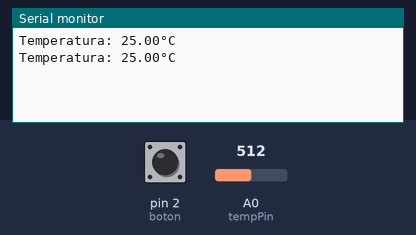
A sketch run on a simulated Arduino Uno, built with avr-gcc and run on an emulated ATmega328P. Parts: the last lines printed to the serial monitor. The inputs (shaded band) are chosen by the test bench; at power-on: pin 2 (boton) HIGH, A0 (tempPin) = 512.

Above: at 2.8 s.
2.9 s: pin 2 (boton) pulled LOW for 2.35 s
At 5.1 s:
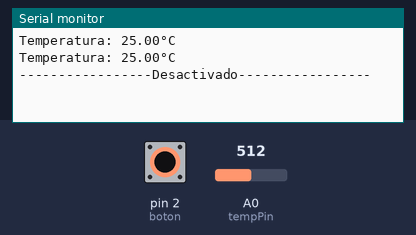
6.7 s: pin 2 (boton) pulled LOW for 2.35 s
At 8.0 s:
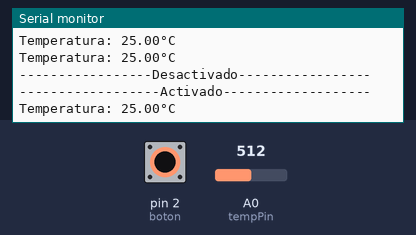
10.5 s: A0 (tempPin) set to 716
At 11.8 s:
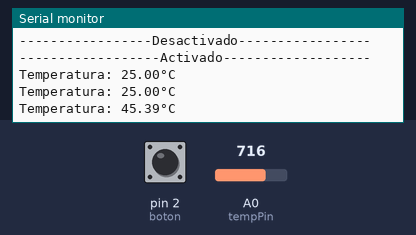
13.2 s: A0 (tempPin) set to 900
At 16.1 s:
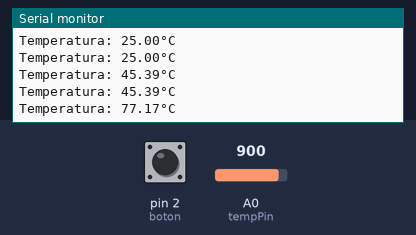
Timing chart, 0 to 16.9 s (numbered marks = the images above; inputs shaded):
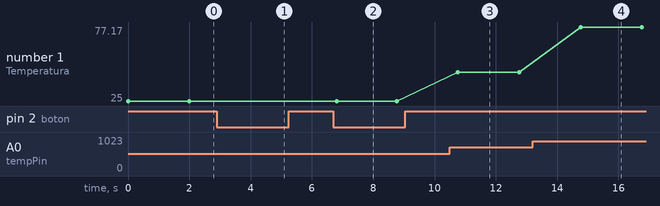

The sketch:

NASA_termistor.ino
```cpp
int tempPin = 0;
int boton = 2;
bool activo = true;
int estadoBoton;
int estadoAnterior = HIGH;

void setup()
{
  Serial.begin(9600);
  pinMode(boton, INPUT_PULLUP);
}

void loop()
{
  estadoBoton = digitalRead(boton);

  if (estadoBoton == LOW && estadoAnterior == HIGH) {

    delay(50);

    activo = !activo;

    if (activo == true) {
      Serial.println("------------------Activado-------------------");
       Serial.println("");
    }

    if (activo == false) {
      Serial.println("-----------------Desactivado-----------------");
      Serial.println("");
    }
  }

  estadoAnterior = estadoBoton;

  if (activo == true) {

    int tempReading = analogRead(tempPin);

    // This is OK
    double tempK = log(10000.0 * ((1024.0 / tempReading - 1)));

    tempK = 1 / (0.001129148 + (0.000234125 + (0.0000000876741 * tempK * tempK )) * tempK );

    float tempC = tempK - 273.15;

    Serial.print("Temperatura: ");
    Serial.print(tempC);
    Serial.println("°C");

    delay(2000);
  }

  if (activo == false) {
    delay(10);
    return;
  }
}
```

Measured:
- after the input at 2.9 s, the serial monitor: prints a new line after 1.2 s (image 1)
- after the input at 6.7 s, the serial monitor: prints a new line after 0.06 s (image 2)
- after the input at 10.5 s, the serial monitor: prints a new line after 0.26 s (image 3)
- after the input at 13.2 s, the serial monitor: prints a new line after 1.6 s (image 4)
- plotted number 1: 25 → 45.39 after the input at 10.5 s, 45.39 → 77.17 after the input at 13.2 s
